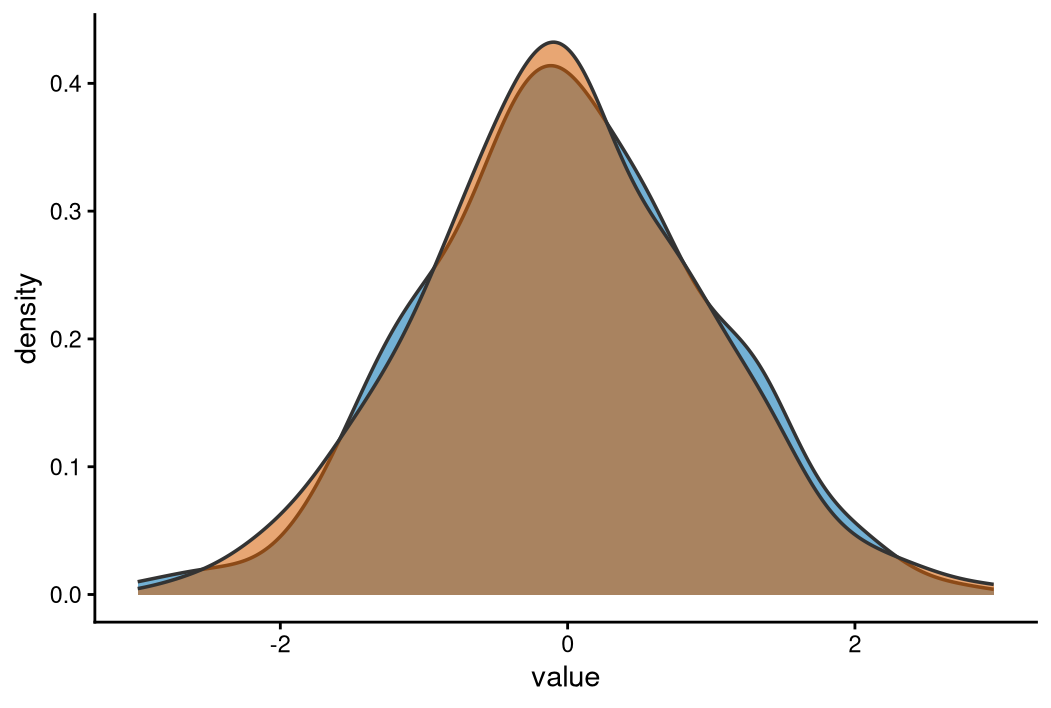
#> input picture reference/05.可参考出图代码/L1_基础统计图/L1_density_verified.png, 1051 x 708 px
$ python 2026-10-18_verification_layout_autoload.py out.png '../reference/05.可参考出图代码/L1_基础统计图/L1_density_verified.png'
#> lines starting #> are read from the running program, lines starting #| are printed output that depends on the picture
"""出图模板自动挂载验证（在服务器上跑，Python + R 两端）。

验的是核心闭环：**客户在需求单选了模板，出图真的按模板出**。
此前母版脚本只做最低合规收口，从不读 plot_layout_config，所以选什么都不生效。

判据不是"看图像不像"，而是可量的几何事实：
  - template_2_cell_wide → 画幅 16:9（宽/高 ≈ 1.778）
  - template_1_nature_side → 4:3（≈1.333）
  - 脚注文字只应出现在带 show_footnote_panel 的模板上

跑法：python3 2026-10-18_verification_layout_autoload.py <python_out.png> <r_out.png>
（R 端结果由调用方用 Rscript 单独产出后传路径进来，本脚本只校验）
"""

import json
import os
import subprocess
import sys
import tempfile

DATA_ROOT = os.environ.get("BIO_DATA_ROOT", "/mnt/ssd/bio_data")
AUTOLOAD = os.path.join(DATA_ROOT, "ops", "layout_autoload")
failed = 0


def check(label, cond, detail=""):
    global failed
    if not cond:
        failed += 1
    print("%s | %s%s" % ("PASS" if cond else "FAIL", label, (" | " + detail) if detail else ""))


def make_project(tmp, template_id):
    path = os.path.join(tmp, "project_%s.json" % template_id)
    with open(path, "w", encoding="utf-8") as fh:
        json.dump({
            "project_id": "PRJ_LAYOUT_TEST",
            "plot_layout_config": {"template_id": template_id, "dpi": 300},
        }, fh, ensure_ascii=False)
    return path


PLOT_SCRIPT = r'''
import sys
import matplotlib
matplotlib.use("Agg")
import matplotlib.pyplot as plt

# 模拟母版脚本：先装自己的 layout guard（接管 savefig），再画图落盘
_orig = matplotlib.figure.Figure.savefig

def _guard(fig, *a, **kw):
    return _orig(fig, *a, **kw)

matplotlib.figure.Figure.savefig = _guard

fig, ax = plt.subplots()
labels = ["Non_Lesional_Ctrl", "Lesional_Week2", "Lesional_Week4",
          "Lesional_Week8", "Treated_Week2", "Treated_Week4"]
for i, name in enumerate(labels):
    ax.bar(i, i + 1, label=name)
ax.set_xticks(range(len(labels)))
ax.set_xticklabels(labels)
ax.set_title("DEG counts by group")
ax.legend()
fig.savefig(sys.argv[1], bbox_inches="tight")
# 画幅与 dpi 由模板决定，必须在 savefig 之后读——模板挂在 savefig 包装里，
# 落盘那一刻才改 figsize。也不能用输出像素比判断：bbox_inches="tight"
# 会按内容裁边，把 16:9 裁成接近方形，测出来的比例不是模板设的比例。
print("FIGSIZE [%.3f, %.3f] DPI %.1f" % (fig.get_size_inches()[0], fig.get_size_inches()[1], fig.dpi))
print("saved", sys.argv[1])
'''


def run_python_case(tmp, template_id, expect_ratio):
    proj = make_project(tmp, template_id)
    script = os.path.join(tmp, "plot_%s.py" % template_id)
    with open(script, "w", encoding="utf-8") as fh:
        fh.write(PLOT_SCRIPT)
    out = os.path.join(tmp, "py_%s.png" % template_id)

    env = dict(os.environ)
    env["BIOANALYS_PROJECT_JSON"] = proj
    env["PYTHONPATH"] = AUTOLOAD + ((":" + env["PYTHONPATH"]) if env.get("PYTHONPATH") else "")
    proc = subprocess.run([sys.executable, script, out], env=env, capture_output=True, text=True)

    check("%s：Python 出图成功" % template_id, proc.returncode == 0,
          (proc.stderr or "")[-300:])
    check("%s：自动挂载日志出现" % template_id, "已挂载出图模板" in (proc.stderr or ""),
          (proc.stderr or "").strip()[-160:])

    # 画幅以脚本里打印的 figsize 为准（tight 裁边会改变输出像素比）
    import re
    match = re.search(r"FIGSIZE \[([\d.]+), ([\d.]+)\] DPI ([\d.]+)", proc.stdout or "")
    check("%s：取到 figsize/dpi" % template_id, bool(match), (proc.stdout or "").strip()[-160:])
    if match:
        w_in, h_in, dpi = (float(x) for x in match.groups())
        ratio = round(w_in / h_in, 3)
        check("%s：画幅比例 %.3f ≈ %.3f" % (template_id, ratio, expect_ratio),
              abs(ratio - expect_ratio) < 0.02, "%.2f x %.2f in" % (w_in, h_in))
        check("%s：DPI 为 300" % template_id, int(dpi) == 300, str(dpi))

    if not os.path.isfile(out):
        check("%s：输出文件存在" % template_id, False, out)
        return
    # 落盘像素 dpi 是第二道证据：模板必须把 dpi 真正写进 PNG，
    # 只改 fig.dpi 不够（matplotlib 的 savefig.dpi='figure' 走 rcParams）
    from PIL import Image
    with Image.open(out) as img:
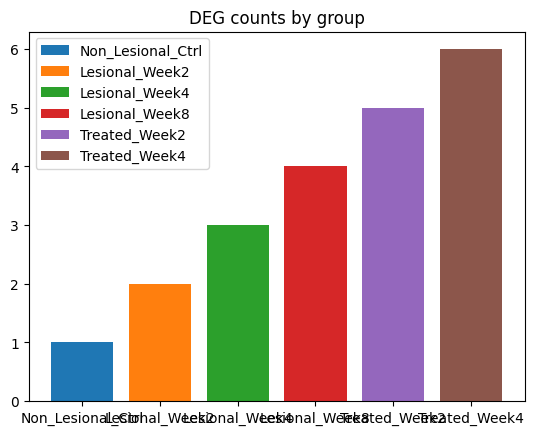
#> img: PIL image 534x435 RGBA; mean R, G, B, A 211.5, 194.4, 192, 255
        png_dpi = img.info.get("dpi", (0, 0))[0]
#> png_dpi = 100
    check("%s：PNG 元数据 DPI 为 300" % template_id, int(round(png_dpi)) == 300, str(png_dpi))


def run_disable_case(tmp):
    """BIOANALYS_LAYOUT_DISABLE=1 时不得介入（排障开关）。"""
    proj = make_project(tmp, "template_2_cell_wide")
    script = os.path.join(tmp, "plot_disable.py")
    with open(script, "w", encoding="utf-8") as fh:
        fh.write(PLOT_SCRIPT)
    out = os.path.join(tmp, "py_disable.png")
    env = dict(os.environ)
    env["BIOANALYS_PROJECT_JSON"] = proj
    env["BIOANALYS_LAYOUT_DISABLE"] = "1"
    env["PYTHONPATH"] = AUTOLOAD + ((":" + env["PYTHONPATH"]) if env.get("PYTHONPATH") else "")
    proc = subprocess.run([sys.executable, script, out], env=env, capture_output=True, text=True)
    check("关闭开关时不挂载", "已挂载出图模板" not in (proc.stderr or ""),
          (proc.stderr or "").strip()[-160:])


def run_no_project_case(tmp):
    """没给 project.json 时完全不介入（非出图任务零开销）。"""
    script = os.path.join(tmp, "plot_noproj.py")
    with open(script, "w", encoding="utf-8") as fh:
        fh.write(PLOT_SCRIPT)
    out = os.path.join(tmp, "py_noproj.png")
    env = dict(os.environ)
    env.pop("BIOANALYS_PROJECT_JSON", None)
    env["PYTHONPATH"] = AUTOLOAD + ((":" + env["PYTHONPATH"]) if env.get("PYTHONPATH") else "")
    proc = subprocess.run([sys.executable, script, out], env=env, capture_output=True, text=True)
    check("无 project.json 时不介入", "已挂载出图模板" not in (proc.stderr or ""),
          (proc.stderr or "").strip()[-160:])
    check("无 project.json 时出图仍成功", proc.returncode == 0 and os.path.isfile(out))


def check_r_output(r_png):
    """R 端产物校验：由外部 Rscript 按 template_2_cell_wide 出图后传路径进来。"""
    if not r_png or not os.path.isfile(r_png):
        check("R 端产物存在", False, str(r_png))
        return
    from PIL import Image
    with Image.open(r_png) as img:
#> img is the input picture: PIL image 1051x708 RGB; mean R, G, B 229.5, 220.3, 211.8
        w, h = img.size
#> w = 1051; h = 708
    ratio = round(w / float(h), 3)
#> ratio = 1.48
    check("R 端 template_2_cell_wide 画幅 ≈1.778", abs(ratio - 16 / 9.0) < 0.08,
          "%dx%d ratio=%.3f" % (w, h, ratio))


def main():
    r_png = sys.argv[2] if len(sys.argv) > 2 else ""
    tmp = tempfile.mkdtemp(prefix="layout_autoload_")
    try:
        run_python_case(tmp, "template_2_cell_wide", 16 / 9.0)
        run_python_case(tmp, "template_1_nature_side", 4 / 3.0)
        run_disable_case(tmp)
        run_no_project_case(tmp)
        check_r_output(r_png)
    finally:
        import shutil
        shutil.rmtree(tmp, ignore_errors=True)

    print("\n%s" % ("全部符合预期" if failed == 0 else "%d 条不符合预期" % failed))
    return 0 if failed == 0 else 1


if __name__ == "__main__":
#> (the run stopped early here; a loop or call above may not have finished)
